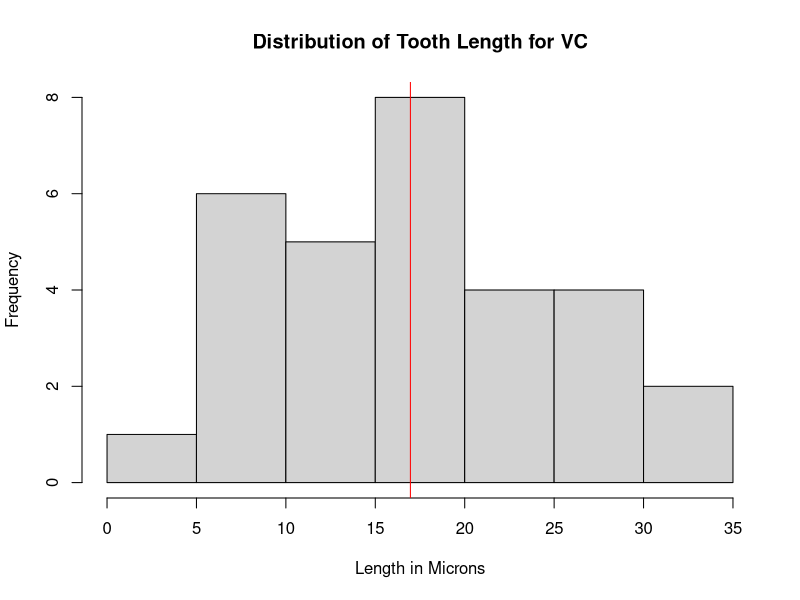
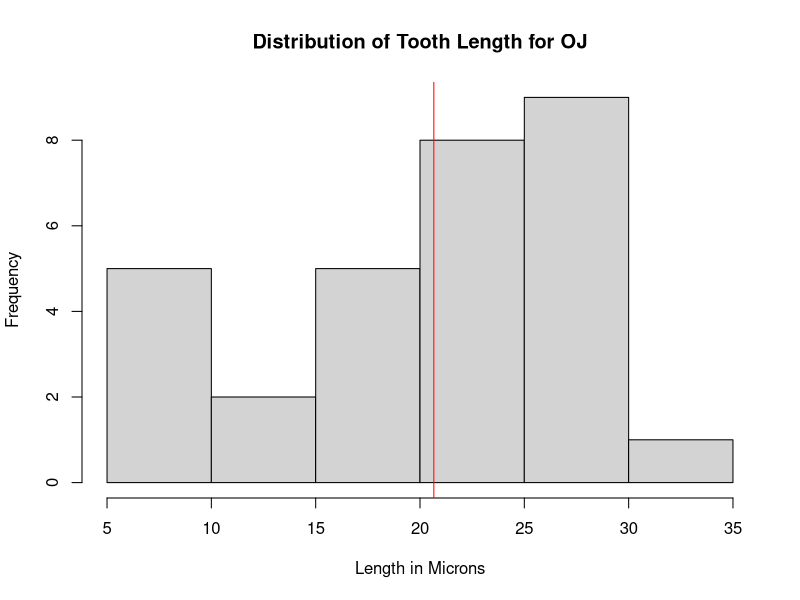
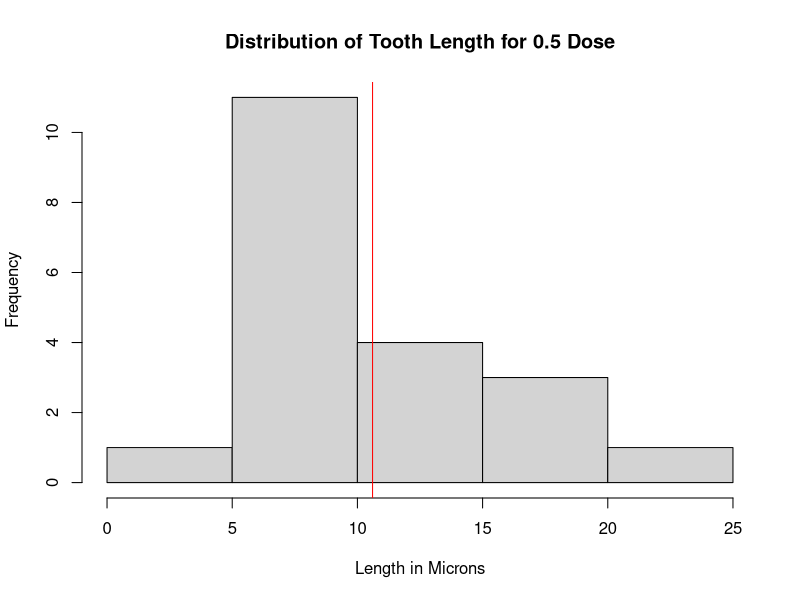
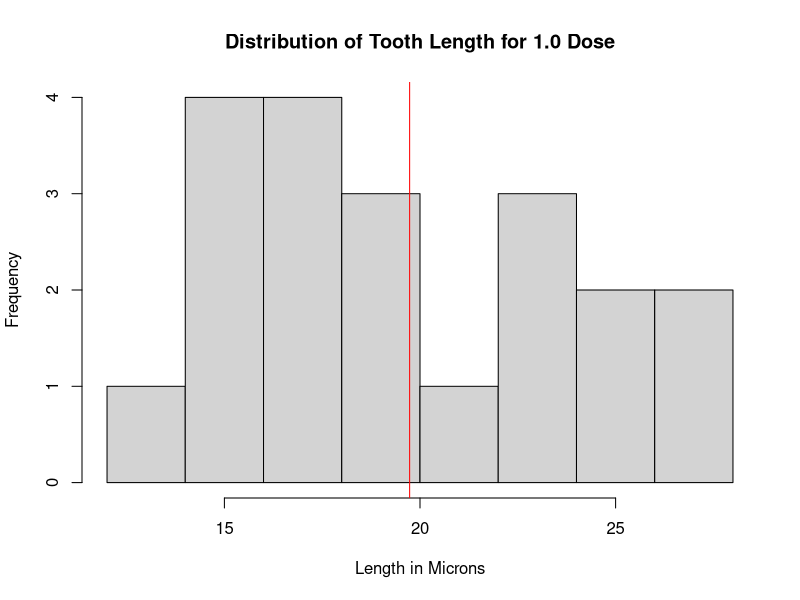
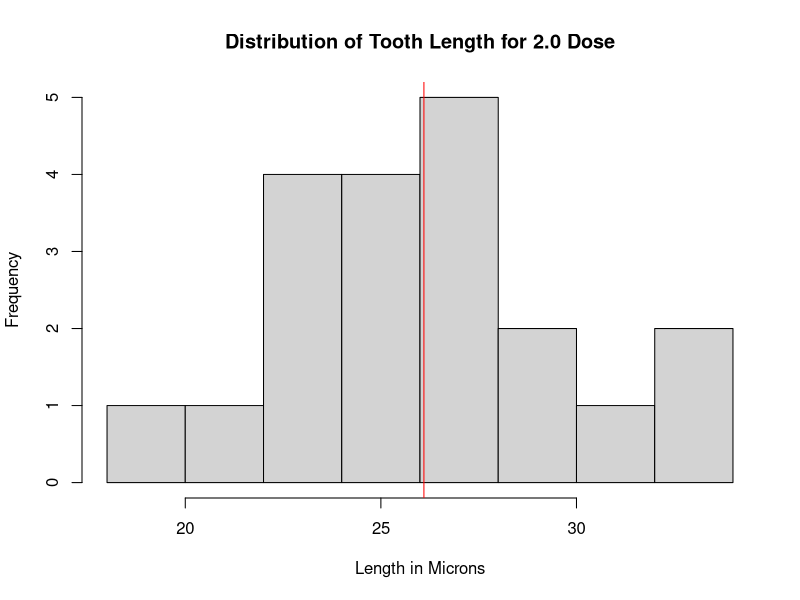
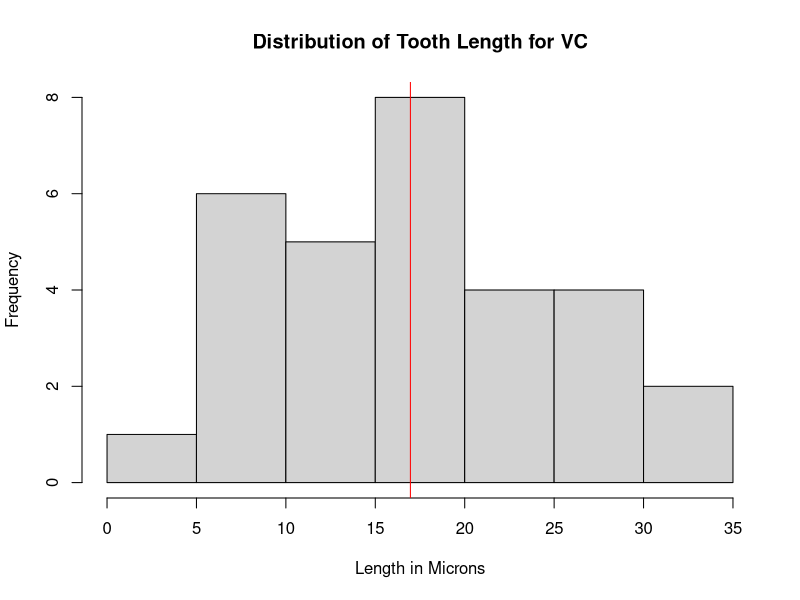
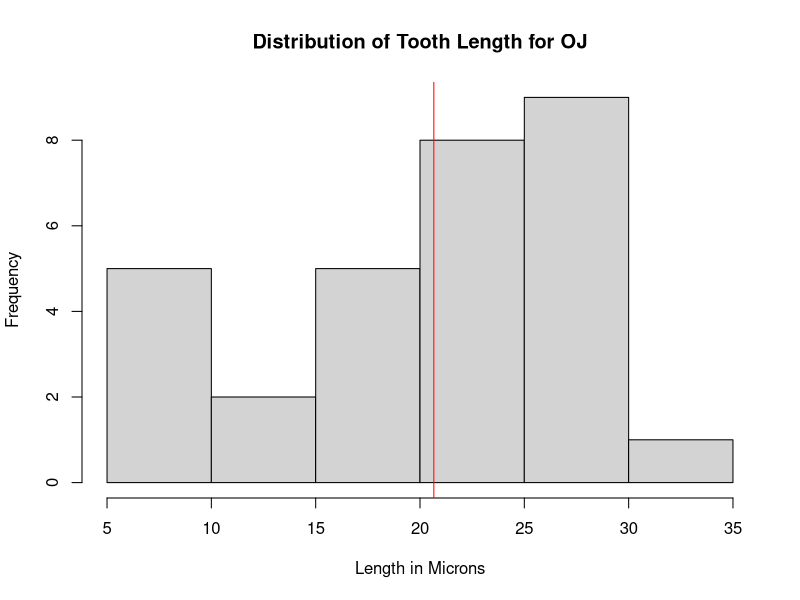
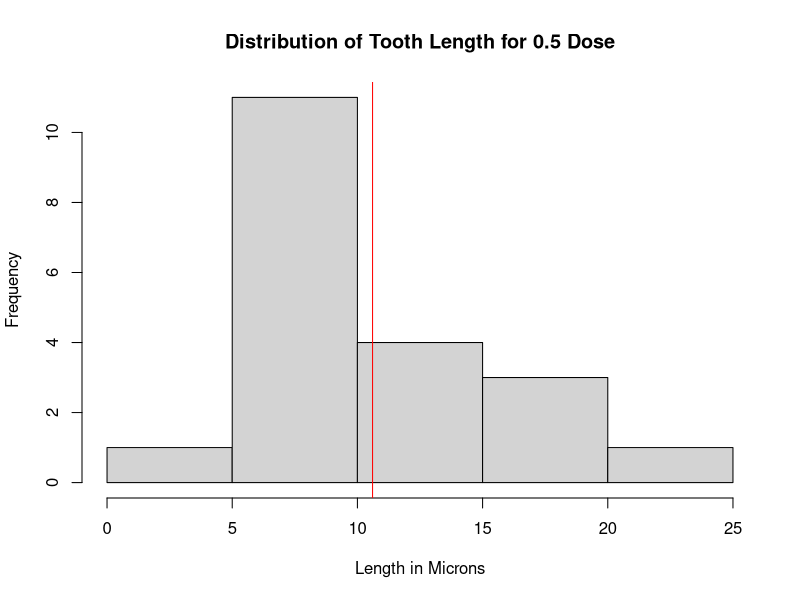

These figures' R source, in order:
## ---- chunk 1
library(dplyr)
library(datasets)
data(ToothGrowth)
## ---- chunk 2
ToothGrowth[!complete.cases(ToothGrowth)]
head(ToothGrowth)
lenave <- mean(ToothGrowth$len)
lenrange <- range(ToothGrowth$len)
str(ToothGrowth)
summary(ToothGrowth$len)
nrow(subset(ToothGrowth, supp == "OJ"))
nrow(subset(ToothGrowth, supp == "VC"))
nrow(subset(ToothGrowth, dose == 0.5))
nrow(subset(ToothGrowth, dose == 1.0))
nrow(subset(ToothGrowth, dose == 2.0))
## ---- chunk 3
VClen <- subset(ToothGrowth, supp == "VC", select = "len")
hist(VClen$len, main = "Distribution of Tooth Length for VC", xlab = "Length in Microns")
abline(v=mean(VClen$len), col = "red")
## ---- chunk 4
OJlen <- subset(ToothGrowth, supp == "OJ", select = "len")
hist(OJlen$len, main = "Distribution of Tooth Length for OJ", xlab = "Length in Microns")
abline(v=mean(OJlen$len), col = "red")
## ---- chunk 5
zerofivelen <- subset(ToothGrowth, dose == "0.5", select = "len")
hist(zerofivelen$len, main = "Distribution of Tooth Length for 0.5 Dose", xlab = "Length in Microns")
abline(v=mean(zerofivelen$len), col = "red")
## ---- chunk 6
onezerolen <- subset(ToothGrowth, dose == "1", select = "len")
hist(onezerolen$len, main = "Distribution of Tooth Length for 1.0 Dose", xlab = "Length in Microns")
abline(v=mean(onezerolen$len), col = "red")
## ---- chunk 7
twozerolen <- subset(ToothGrowth, dose == "2", select = "len")
hist(twozerolen$len, main = "Distribution of Tooth Length for 2.0 Dose", xlab = "Length in Microns")
abline(v=mean(twozerolen$len), col = "red")
## ---- chunk 8
growthBySupp <- summarize(group_by(ToothGrowth, supp), mean(len), sd(len))
colnames(growthBySupp) <- c("supp", "meanlen", "sdlen")
growthBySupp
growthByDose <- summarize(group_by(ToothGrowth, dose), mean(len), sd(len))
colnames(growthByDose) <- c("supp", "meanlen", "sdlen")
growthByDose
growthBySuppAndDose <- summarize(group_by(ToothGrowth, supp, dose), mean(len), sd(len))
colnames(growthBySuppAndDose) <- c("supp", "dose", "meanlen", "sdlen")
growthBySuppAndDose
## ---- chunk 9
growthVC <- subset(ToothGrowth, supp == "VC", select = "len")
growthOJ <- subset(ToothGrowth, supp == "OJ", select = "len")
t.test(growthOJ - growthVC, var.equal = TRUE)
## ---- chunk 10
suppCI <- t.test(growthOJ - growthVC, var.equal = TRUE)$conf.int
## ---- chunk 11
growth0.5 <- subset(ToothGrowth, dose == "0.5", select = "len")
growth1.0 <- subset(ToothGrowth, dose == "1", select = "len")
t.test(growth1.0 - growth0.5, var.equal = TRUE)
## ---- chunk 12
dose1.0CI <- t.test(growth1.0 - growth0.5, var.equal = TRUE)$conf.int
## ---- chunk 13
growth2.0 <- subset(ToothGrowth, dose == "2", select = "len")
t.test(growth2.0 - growth1.0, var.equal = TRUE)
## ---- chunk 14
dose2.0CI <- t.test(growth2.0 - growth1.0, var.equal = TRUE)$conf.int
## ---- chunk 15
VClen <- subset(ToothGrowth, supp == "VC", select = "len")
hist(VClen$len, main = "Distribution of Tooth Length for VC", xlab = "Length in Microns")
abline(v=mean(VClen$len), col = "red")
OJlen <- subset(ToothGrowth, supp == "OJ", select = "len")
hist(OJlen$len, main = "Distribution of Tooth Length for OJ", xlab = "Length in Microns")
abline(v=mean(OJlen$len), col = "red")

## ---- chunk 16
zerofivelen <- subset(ToothGrowth, dose == "0.5", select = "len")
hist(zerofivelen$len, main = "Distribution of Tooth Length for 0.5 Dose", xlab = "Length in Microns")
abline(v=mean(zerofivelen$len), col = "red")
onezerolen <- subset(ToothGrowth, dose == "1", select = "len")
hist(onezerolen$len, main = "Distribution of Tooth Length for 1.0 Dose", xlab = "Length in Microns")
abline(v=mean(onezerolen$len), col = "red")
twozerolen <- subset(ToothGrowth, dose == "2", select = "len")
hist(twozerolen$len, main = "Distribution of Tooth Length for 2.0 Dose", xlab = "Length in Microns")
abline(v=mean(twozerolen$len), col = "red")
